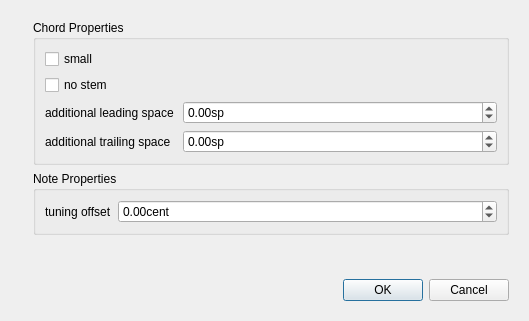
<?xml version="1.0" encoding="UTF-8"?>
<ui version="4.0">
 <class>ChordPropertyBase</class>
 <widget class="QDialog" name="ChordPropertyBase">
  <property name="geometry">
   <rect>
    <x>0</x>
    <y>0</y>
    <width>529</width>
    <height>321</height>
   </rect>
  </property>
  <property name="windowTitle">
   <string>Chord Properties</string>
  </property>
  <layout class="QVBoxLayout" name="verticalLayout">
   <item>
    <layout class="QHBoxLayout" name="horizontalLayout">
     <item>
      <widget class="QLabel" name="label_3">
       <property name="sizePolicy">
        <sizepolicy hsizetype="Fixed" vsizetype="Ignored">
         <horstretch>0</horstretch>
         <verstretch>0</verstretch>
        </sizepolicy>
       </property>
       <property name="text">
        <string/>
       </property>
       <property name="pixmap">
        <pixmap resource="mscore.qrc">:/data/bg1.jpg</pixmap>
       </property>
      </widget>
     </item>
     <item>
      <widget class="QWidget" name="widget" native="true">
       <layout class="QVBoxLayout" name="verticalLayout_3">
        <item>
         <widget class="QGroupBox" name="groupBox_2">
          <property name="title">
           <string>Chord Properties</string>
          </property>
          <property name="flat">
           <bool>true</bool>
          </property>
          <layout class="QVBoxLayout" name="verticalLayout_2">
           <item>
            <widget class="QCheckBox" name="smallCheckBox">
             <property name="text">
              <string>small</string>
             </property>
            </widget>
           </item>
           <item>
            <widget class="QCheckBox" name="noStemCheckBox">
             <property name="text">
              <string>no stem</string>
             </property>
            </widget>
           </item>
           <item>
            <layout class="QFormLayout" name="formLayout">
             <item row="0" column="0">
              <widget class="QLabel" name="label">
               <property name="text">
                <string>additional leading space </string>
               </property>
              </widget>
             </item>
             <item row="0" column="1">
              <widget class="QDoubleSpinBox" name="extraLeadingSpace">
               <property name="suffix">
                <string comment="spatium unit">sp</string>
               </property>
               <property name="minimum">
                <double>-99.000000000000000</double>
               </property>
               <property name="singleStep">
                <double>0.100000000000000</double>
               </property>
              </widget>
             </item>
             <item row="1" column="0">
              <widget class="QLabel" name="label_2">
               <property name="text">
                <string>additional trailing space</string>
               </property>
              </widget>
             </item>
             <item row="1" column="1">
              <widget class="QDoubleSpinBox" name="extraTrailingSpace">
               <property name="suffix">
                <string comment="spatium unit">sp</string>
               </property>
               <property name="minimum">
                <double>-99.000000000000000</double>
               </property>
               <property name="singleStep">
                <double>0.100000000000000</double>
               </property>
              </widget>
             </item>
            </layout>
           </item>
          </layout>
         </widget>
        </item>
        <item>
         <widget class="QGroupBox" name="groupBox">
          <property name="title">
           <string>Note Properties</string>
          </property>
          <property name="flat">
           <bool>true</bool>
          </property>
          <layout class="QVBoxLayout" name="verticalLayout_4">
           <item>
            <layout class="QFormLayout" name="formLayout_2">
             <item row="0" column="0">
              <widget class="QLabel" name="label_4">
               <property name="text">
                <string>tuning offset</string>
               </property>
              </widget>
             </item>
             <item row="0" column="1">
              <widget class="QDoubleSpinBox" name="tuningSpinBox">
               <property name="sizePolicy">
                <sizepolicy hsizetype="Preferred" vsizetype="Fixed">
                 <horstretch>0</horstretch>
                 <verstretch>0</verstretch>
                </sizepolicy>
               </property>
               <property name="suffix">
                <string extracomment="100 cent = 1 semitone intervall">cent</string>
               </property>
               <property name="minimum">
                <double>-200.000000000000000</double>
               </property>
               <property name="maximum">
                <double>200.000000000000000</double>
               </property>
               <property name="singleStep">
                <double>10.000000000000000</double>
               </property>
              </widget>
             </item>
            </layout>
           </item>
          </layout>
         </widget>
        </item>
        <item>
         <spacer name="verticalSpacer">
          <property name="orientation">
           <enum>Qt::Vertical</enum>
          </property>
          <property name="sizeHint" stdset="0">
           <size>
            <width>20</width>
            <height>0</height>
           </size>
          </property>
         </spacer>
        </item>
        <item>
         <widget class="QDialogButtonBox" name="buttonBox">
          <property name="orientation">
           <enum>Qt::Horizontal</enum>
          </property>
          <property name="standardButtons">
           <set>QDialogButtonBox::Cancel|QDialogButtonBox::Ok</set>
          </property>
         </widget>
        </item>
       </layout>
      </widget>
     </item>
    </layout>
   </item>
  </layout>
 </widget>
 <resources>
  <include location="mscore.qrc"/>
 </resources>
 <connections>
  <connection>
   <sender>buttonBox</sender>
   <signal>accepted()</signal>
   <receiver>ChordPropertyBase</receiver>
   <slot>accept()</slot>
   <hints>
    <hint type="sourcelabel">
     <x>359</x>
     <y>292</y>
    </hint>
    <hint type="destinationlabel">
     <x>524</x>
     <y>273</y>
    </hint>
   </hints>
  </connection>
  <connection>
   <sender>buttonBox</sender>
   <signal>rejected()</signal>
   <receiver>ChordPropertyBase</receiver>
   <slot>reject()</slot>
   <hints>
    <hint type="sourcelabel">
     <x>471</x>
     <y>295</y>
    </hint>
    <hint type="destinationlabel">
     <x>528</x>
     <y>309</y>
    </hint>
   </hints>
  </connection>
 </connections>
</ui>
